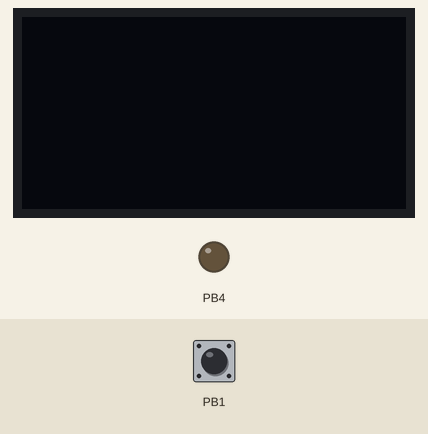
Bench run of a sketch on a simulated ATtiny85, built with avr-gcc and run on an emulated ATtiny85. Parts: 128×64 one-colour display, output pins drawn as LEDs (lit = HIGH). Wiring (inferred from the names in the program): 24Cxx EEPROM at I2C address 0x50; SSD1306 OLED at I2C address 0x3C. Inputs (shaded band) come from the test bench; at power-on: PB1 HIGH. Sleep ends after the set time or at an interrupt; random numbers use the default seed unless the sketch sets one; EEPROM starts erased.

Above: at 5.0 s.
5.1 s: PB1 pulled LOW for 0.15 s
At 6.2 s:
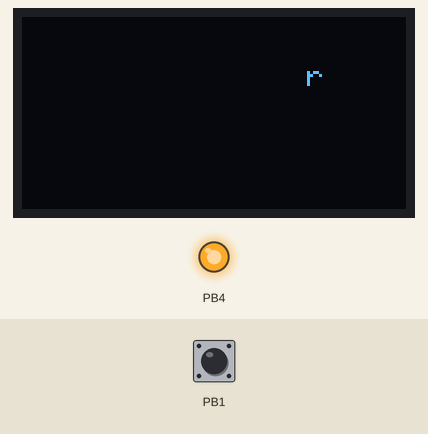
6.9 s: PB1 pulled LOW for 1 s
9.4 s: PB1 pulled LOW for 3.2 s
Timing chart, 0 to 22.9 s (numbered marks = the images above; inputs shaded):
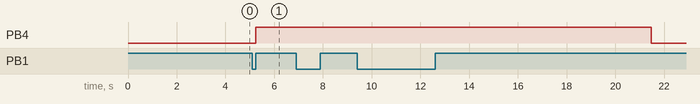

The sketch:

Schimpfolino.ino
```cpp
/*
    Schimpfolino V1.01 15.05.2025 - Nikolai Radke
    https://www.monstermaker.de

    Sketch for the insulting gadget | Only with additional 24AAXXX EEPROM
    For ATtiny45/85 - set to 8 MHz | B.O.D disabled | No bootloader
    Remember to burn the "bootloader" (IDE is setting fuses) first!

    Flash usage: 3.170 bytes (IDE 2.3.6 | ATTinyCore 1.5.2 | Linux X86_64 | ATtiny85)
    Power:       1.7 mA (display on, EEPROM on) | ~ 200 nA (sleep)

    Umlaute have to be converted (UTF-8):
    ä -> # | ö -> $ | ü -> % | ß -> * | Ä -> & | Ö -> ' | Ü -> (
    Last character of a wordlist is "!"

    Wiring:
                         +-\/-+
    RST          - PB5  1|    |8  VCC - Battery
    Free         - PB3  2|    |7  PB2 - SCL
    Devices VCC  - PB4  3|    |6  PB1 - Button -> GND
    GND          - GND  4|    |5  PB0 - SDA
                         +----+
*/

#include <avr/sleep.h>                           // Used for deep sleep
#include <util/delay.h>                          // Needs less flash memory than delay()
#include "SSD1306_minimal.h"                     // Modified library!
#include <Wire.h>                                // I2C communication with display and EEPROM

// Hardware
#define  BUTTON   PB1                            // Button pin
#define  DEVICES  PB4                            // External devices power pin

// Variables
uint8_t  chars = 0;                              // Number of characters in the word | Gobal
uint16_t addresses[5];                           // Wordlists addresses array
char     wordbuffer[20];                         // Buffer for reading words

volatile bool awake = false;                     // Stay awake when button is pressed

SSD1306_Mini  oled;                              // Set display

int main(void) {
  // Power saving
  ADCSRA &= ~(1 << ADEN);                        // Switch ADC off | Saves 270 uA
  set_sleep_mode(SLEEP_MODE_PWR_DOWN);           // Always deepest sleep mode

  // Port setup
  DDRB  |= (1 << DEVICES);                       // Set PB4 to OUTPUT to power up display and EEPROM
  PORTB = 0x3F;                                  // Set all ports to INPUT_PULLUP to prevent floating and start devices

  // Hardware pin and watchdog interrupt
  cli();                                         // Stop all interrupts. An interrupt can ruin the timed sequence
  GIMSK |= (1 << PCIE);                          // Turn on pin change interrupt
  PCMSK |= (1 << PCINT1);                        // Turn on interrupt on PB1 button
  MCUSR &= ~(1 << WDRF);                         // No watchdog reset
  WDTCR |= (1 << WDCE) | (1 << WDE);             // Watchdog change enable
  WDTCR = (1 << WDP0) | (1 << WDP3);             // Set prescaler to 8 s
  sei();                                         // Start interrupts

  // Init I2C
  Wire.setClock(400000L);                        // Fast mode (400 kHz)
  Wire.begin();                                  // Start I2C

  // Read wordlist addresses
  for (uint8_t list = 0; list < 5; ++ list)      // Read numbers of 5 wordlists
    addresses[list] = (read_eeprom(list * 2) * 255) + (read_eeprom((list * 2) +1)); // Write word numbers to array

  // Randomize number generator
  PORTB &= ~(1 << DEVICES);                      // Devices off
  sleep_mode();                                  // Sleep until button is pressed to "turn on"
  while (!(PINB & (1 << BUTTON)));               // Wait until button is released
  randomSeed(millis());                          // Time passed is used for random numbers

  // Main routine | Runs after waking up
  while(1) {
    // Init Display
    PORTB |= (1 << DEVICES);                     // Devices on
    PRR |= (1 << PRTIM0) | (1 << PRTIM1);        // Both timers are not needed anymore | Saves 100 uA when active
    oled.init();                                 // Connect and start OLED via I2C

    // Display swearwords until timeout
    while (awake) {                              // Wait 8.5 seconds timeout
      oled.clear();                              // Clear display buffer

      // First word
      get_swearword(random(0, addresses[0]));    // Read first word from EEPROM
      uint8_t genus = random(0, 3);              // Set word genus
      if (genus != 0) {                          // Check if not female
        wordbuffer[chars] = 48 + genus;          // If male, add "r", if neutrum, add "s" to buffer
        ++ chars;                                // Increase number of characters
      }
      write_swearword(2);                        // Write first word in the first line

      // Second word first part
      get_swearword(random(addresses[0], addresses[1])); // Read second word from EEPROM

      // Second word second part
      get_swearword(random(addresses[genus + 1], addresses[genus + 2])); // Read second part of second word
      write_swearword(4);                        // Write second word in second line

      // Wait for button and sleep 8s
      _delay_ms(500);                            // Debounce button
      awake = false;                             // Set to sleep
      WDTCR |= (1 << WDIE);                      // Set watchdog interrupt
      sleep_mode();                              // Sleep 8 s or wake when button is pressed
      WDTCR &= ~(1 << WDIE);                     // Stop watchdog interrupt
    }

    // Go to sleep after 8 seconds if button is not pressed before
    oled.sendCommand(0xAE);                      // Display off and sleep (old boards)
    PORTB &= ~(1 << DEVICES);                    // Devices off
    sleep_mode();                                // Sleep until button is pressed
  }
}

// Functions
void get_swearword(uint16_t address) {           // Fetch characters from EEPROM
  address *= 10;                                 // Each address has 10 characters
  for (uint8_t i = 0; i < 10; i++) {             // Read 10 characters
    char c = read_eeprom(address + i + 10);      // From EEPROM with offset
    if (c != 32) {                               // Skip space
      // Set German Umlaute or character
      switch (c) {
        case 35: c = 27; break;                  // # -> ä
        case 36: c = 28; break;                  // $ -> ö
        case 37: c = 29; break;                  // % -> ü
        case 38: c = 58; break;                  // & -> Ä
        case 39: c = 59; break;                  // ' -> Ö
        case 40: c = 60; break;                  // ( -> Ü
        case 42: c = 30; break;                  // * -> ß
        default: c -= 65;                        // Set non-empty character
      }
      wordbuffer[chars ++] = c;                  // Store and increment counter
    }
  }
}

void write_swearword(uint8_t line) {             // Write centered word
  uint8_t x = (128 - (chars * 7)) / 2;           // Calculate centering
  if (chars > 17) x = (128 - (chars * 6)) / 2;   // Modify for very long words
  oled.cursorTo(x, line);                        // Set cursor to selected line
  for (x = 0; x < chars; ++ x)                   // Print the characters...
    oled.printChar(wordbuffer[x]);               // ...from buffer
  chars = 0;                                     // Set number of characters back to 0
}

uint8_t read_eeprom(uint16_t e_address) {        // Read from EEPROM
  Wire.beginTransmission(0x50);                  // Open transmission to I2C-address 0x50
  Wire.write(e_address >> 8);                    // Send the MSB (Most Significant Byte) of the memory address
  Wire.write(e_address & 0xFF);                  // Send the LSB (Least Significant Byte) of the memory address
  Wire.endTransmission();                        // Close transmission
  Wire.requestFrom(0x50, 1);                     // Request one byte
  return Wire.read();                            // Read and return byte
}

ISR(PCINT0_vect) {                               // Interrupt routine for pin change
  awake = true;                                  // Set awake flag when button is pressed
}

ISR(WDT_vect) {}                                 // Interrupt routine for watchdog. Unused but mandatory                               
```

SSD1306_minimal.cpp
```cpp
// (licence header left out)
#include <Wire.h>                                // Arduino and ATtiny I2C library
#include <util/delay.h>                          // Needs less flash memory than delay()
#include "SSD1306_minimal.h"

#define InitLength 11                            // Number of init commands

const uint8_t InitSequence[] PROGMEM = {
  0x20, 0x00,            	                       // Set horizontal addressing mode
  0xA8, 0x3F,                                    // Set multiplex. Height: 64 - 1
  0x81, 0xFF,                                    // Set contrast to maximum
  0x8D, 0x14,                                    // Set charge pump
  0xAF,                                          // Display ON
  0xA1, 0xC8                                     // Flip the screen
};

// Reworked 5x8 font table with only used characters
const unsigned char BasicFont[] PROGMEM = {
  0x7C, 0x12, 0x11, 0x12, 0x7C, // A 0
  0x7F, 0x49, 0x49, 0x49, 0x36, // B 1
  0x3E, 0x41, 0x41, 0x41, 0x22, // C 2
  0x7F, 0x41, 0x41, 0x22, 0x1C, // D 3
  0x7F, 0x49, 0x49, 0x49, 0x41, // E 4
  0x7F, 0x09, 0x09, 0x09, 0x01, // F 5
  0x3E, 0x41, 0x49, 0x49, 0x7A, // G 6
  0x7F, 0x08, 0x08, 0x08, 0x7F, // H 7
  0x00, 0x41, 0x7F, 0x41, 0x00, // I 8
  0x20, 0x40, 0x41, 0x3F, 0x01, // J 9
  0x7F, 0x08, 0x14, 0x22, 0x41, // K 10
  0x7F, 0x40, 0x40, 0x40, 0x40, // L 11
  0x7F, 0x02, 0x0C, 0x02, 0x7F, // M 12
  0x7F, 0x04, 0x08, 0x10, 0x7F, // N 13
  0x3E, 0x41, 0x41, 0x41, 0x3E, // O 14
  0x7F, 0x09, 0x09, 0x09, 0x06, // P 15
  0x3E, 0x41, 0x51, 0x21, 0x5E, // Q 16
  0x7F, 0x09, 0x19, 0x29, 0x46, // R 17
  0x46, 0x49, 0x49, 0x49, 0x31, // S 18
  0x01, 0x01, 0x7F, 0x01, 0x01, // T 19
  0x3F, 0x40, 0x40, 0x40, 0x3F, // U 20
  0x1F, 0x20, 0x40, 0x20, 0x1F, // V 21
  0x3F, 0x40, 0x38, 0x40, 0x3F, // W 22
  0x63, 0x14, 0x08, 0x14, 0x63, // X 23
  0x07, 0x08, 0x70, 0x08, 0x07, // Y 24
  0x61, 0x51, 0x49, 0x45, 0x43, // Z 25
  0x1C, 0x3E, 0x7C, 0x3E, 0x1C, // ♥ 26 unused :-(
  0x20, 0x55, 0x54, 0x55, 0x78, // ä 27
  0x38, 0x45, 0x44, 0x45, 0x38, // ö 28
  0x3C, 0x41, 0x40, 0x21, 0x7C, // ü 29
  0xFC, 0x02, 0x2A, 0x2A, 0x28, // ß 30
  0x00, 0x00, 0x00, 0x00, 0x00, //   31 unused
  0x20, 0x54, 0x54, 0x54, 0x78, // a 32
  0x7F, 0x48, 0x44, 0x44, 0x38, // b 33
  0x38, 0x44, 0x44, 0x44, 0x20, // c 34
  0x38, 0x44, 0x44, 0x48, 0x7F, // d 35
  0x38, 0x54, 0x54, 0x54, 0x18, // e 36
  0x08, 0x7E, 0x09, 0x01, 0x02, // f 37
  0x18, 0xA4, 0xA4, 0xA4, 0x7C, // g 38
  0x7F, 0x08, 0x04, 0x04, 0x78, // h 39
  0x00, 0x44, 0x7D, 0x40, 0x00, // i 40
  0x40, 0x80, 0x84, 0x7D, 0x00, // j 41
  0x7F, 0x10, 0x28, 0x44, 0x00, // k 42
  0x00, 0x41, 0x7F, 0x40, 0x00, // l 43
  0x7C, 0x04, 0x18, 0x04, 0x78, // m 44
  0x7C, 0x08, 0x04, 0x04, 0x78, // n 45
  0x38, 0x44, 0x44, 0x44, 0x38, // o 46
  0xFC, 0x24, 0x24, 0x24, 0x18, // p 47
  0x18, 0x24, 0x24, 0x18, 0xFC, // q 48
  0x7C, 0x08, 0x04, 0x04, 0x08, // r 49
  0x48, 0x54, 0x54, 0x54, 0x20, // s 50
  0x04, 0x3F, 0x44, 0x40, 0x20, // t 51
  0x3C, 0x40, 0x40, 0x20, 0x7C, // u 52
  0x1C, 0x20, 0x40, 0x20, 0x1C, // v 53
  0x3C, 0x40, 0x30, 0x40, 0x3C, // w 54
  0x44, 0x28, 0x10, 0x28, 0x44, // x 55
  0x1C, 0xA0, 0xA0, 0xA0, 0x7C, // y 56
  0x44, 0x64, 0x54, 0x4C, 0x44, // z 57
  0x7D, 0x12, 0x11, 0x12, 0x7D, // Ä 58
  0x3C, 0x43, 0x42, 0x43, 0x3C, // Ö 59
  0x3E, 0x41, 0x40, 0x41, 0x3E  // Ü 60
};

// Private functions
void SSD1306_Mini::commandMode() {
  Wire.beginTransmission(SlaveAddress);          // Begin I2C transmission
  Wire.write(0x80);                              // Command mode
}

void SSD1306_Mini::dataMode() {
  Wire.beginTransmission(SlaveAddress);          // Begin I2C transmission
  Wire.write(0x40);                              // Data mode
}

void SSD1306_Mini::sendCommand(unsigned char command) { // Public function now to turn off display (old boars)
  commandMode();                                 // Set command mode
  Wire.write(command);                           // Send command
  Wire.endTransmission();    		                 // End I2C transmission
}

void SSD1306_Mini::sendData(unsigned char data) {
  dataMode();                                    // Set data mode
  Wire.write(data);                              // Send data
  Wire.endTransmission();                        // Stop I2C transmission
}

// Public functions
void SSD1306_Mini::init() {
  uint8_t i;
  _delay_ms(50);	                               // Wait for OLED hardware init
  commandMode();                                 // Set command mode
  for (i = 0; i < InitLength; ++ i)
    Wire.write(pgm_read_byte(&InitSequence[i])); // Write init sequence from PROGMEM
  Wire.endTransmission();
}

void SSD1306_Mini::clipArea(unsigned char col, unsigned char row, unsigned char w, unsigned char h) {
  commandMode();                                 // Set command mode
  Wire.write(0x21);                              // Set column start and end address
  Wire.write(0x00);
  Wire.write(col);
  Wire.write(col + w - 1);
  Wire.endTransmission();
  commandMode();                                 // Set command mode
  Wire.write(0x22);                              // Set page start and end address
  Wire.write(0x00);
  Wire.write(row);
  Wire.write(row + h - 1);
  Wire.endTransmission();
}

void SSD1306_Mini::cursorTo(unsigned char col, unsigned char row) {
  clipArea(col, row, 128 - col, 8 - row);
}

void SSD1306_Mini::clear() {
  uint8_t a, b;
  sendCommand(0x00 | 0x00);                      // Low col = 0
  sendCommand(0x10 | 0x00);                      // Hi col = 0
  sendCommand(0x40 | 0x00);                      // Line #0
  clipArea(0 , 0, 128, 8);
  for (a = 0; a <= 64; ++ a) {
    dataMode();
    for (b = 0; b < 16; ++ b)
      Wire.write(0x00);
    Wire.endTransmission();
  }
}

void SSD1306_Mini::printChar(char ch) {          // Reworked for Schimpfolino
  uint8_t a;
  dataMode();                                    // Set data mode
  for (a = 0; a < 5; ++ a)                       // Write 5 columns for each character
    Wire.write(pgm_read_byte(&BasicFont[ch * 5 + a])); // Write column from PROGMEM
  Wire.write(0x00);                              // One column space for better readabiltiy
  if (chars < 19) Wire.write(0x00);              // One more column space when the line has enough room
  Wire.endTransmission();
}
```

SSD1306_minimal.h
```cpp
// (licence header left out)
#ifndef __SSD1306_MINIMAL_H__
#define __SSD1306_MINIMAL_H__

#include <Arduino.h>                             // Arduino and ATtiny specific library

// Config
#define SlaveAddress 0x3c                        // SSD1306 I2C address

// Schimpfolino: Count characters in main sketch, used to shrink font witdh if too long
extern uint8_t chars;

class SSD1306_Mini {
  public:
    // Call this function once to initialize the display
    void init();

    // Reset clipArea to maximum and clear the display
    void clear();

    // Set the clipArea, by default (0, 0, 128, 8)
    void clipArea(unsigned char col, unsigned char row, unsigned char w, unsigned char h);

    // Move the cursor to a location (similar to clipArea)
    void cursorTo( unsigned char row, unsigned char col);

    // Print a single character
    void printChar(char ch);

    // Send a command | Schimpfolino needs to switch off the display (old boards)
    void sendCommand(unsigned char command);

  private:
    // Set command mode
    void commandMode();

    // Set data mode
    void dataMode();

    // Send data
    void sendData(unsigned char data);
};
#endif
```

Measured:
- after the input at 5.1 s, PB4: LOW → HIGH after 0.15 s
